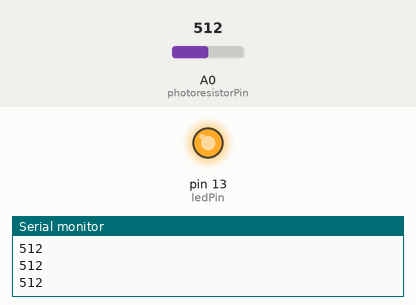
Simulated run of this sketch. Board: Arduino Uno, built with avr-gcc and run on an emulated ATmega328P. Shown: output pins drawn as LEDs (lit = HIGH), the last lines printed to the serial monitor. The inputs (shaded band) are chosen by the test bench; at power-on: A0 (photoresistorPin) = 512.

Above: at 1.2 s.
1.3 s: A0 (photoresistorPin) set to 791
2.8 s: A0 (photoresistorPin) set to 807
At 3.4 s:
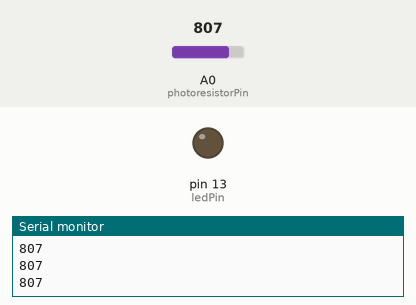
4.3 s: A0 (photoresistorPin) set to 790
At 4.7 s:
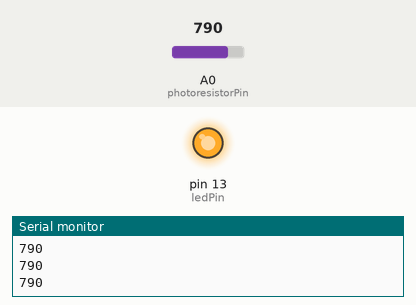
5.8 s: A0 (photoresistorPin) set to 810
At 7.2 s:
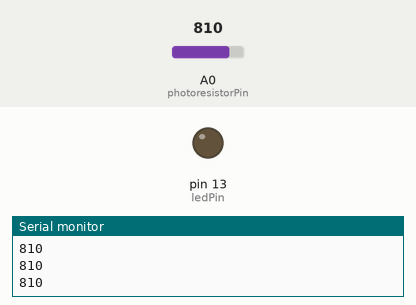
Timing chart, 0 to 8.3 s (numbered marks = the images above; inputs shaded):
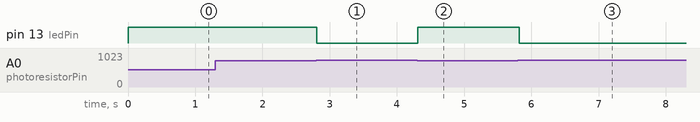

The sketch:

light_change_alert.ino
```cpp
const int ledPin = 13;
const int photoresistorPin = A0;

int lightLevel = 0;
int threshold = 800;

void setup() {
  pinMode(ledPin, OUTPUT);
  Serial.begin(9600); // serial communication for debugging --
}                     // 9600 refers to bits per second (kind of a standard value I think?)
                      // ardunios have at least one serial port. If this one had several, I could write
                        // several lines with different begin() functions

void loop() {
  lightLevel = analogRead(photoresistorPin); // analogRead() -- native function; reads value from input pin
  Serial.println(lightLevel); // println() prints data to serial port. Second optional argument is format
                              // println() differs from print() in that it adds a newline character after output
  if (lightLevel < threshold) {
    digitalWrite(ledPin, HIGH);
  } else {
    digitalWrite(ledPin, LOW);
  }
  delay(100); // recommended for stabilizing readings
}
```

Measured:
- the behaviour switches between 799 and 800 on A0 (photoresistorPin) (found by bisection; images 0 and 1)
- after the input at 2.8 s, pin 13 (ledPin): HIGH → LOW at once
- after the input at 4.3 s, pin 13 (ledPin): LOW → HIGH at once
- after the input at 5.8 s, pin 13 (ledPin): HIGH → LOW at once
